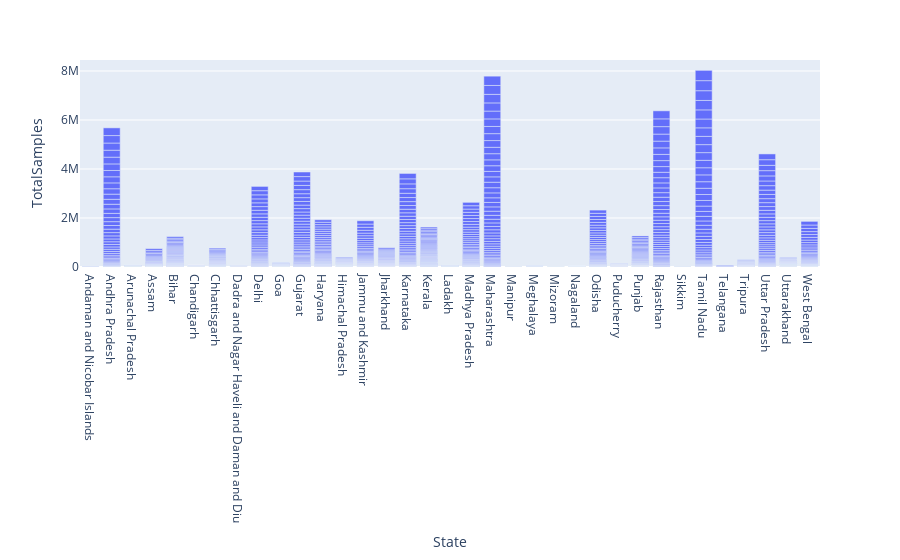

Notebook code cell kept with this figure:
### Code cell
px.bar(test,x= 'State', y= 'TotalSamples')

### Figure 1 — Plotly figure (JSON) as saved in the notebook; plotly's stock layout.template omitted (floating-point values rounded to 4 significant figures; data arrays with more than 128 entries replaced by an {"elided": "..."} marker saying what was removed)
{"data": [{"alignmentgroup": "True", "hovertemplate": "State=%{x}<br>TotalSamples=%{y}<extra></extra>", "legendgroup": "", "marker": {"color": "#636efa"}, "name": "", "offsetgroup": "", "orientation": "v", "showlegend": false, "textposition": "auto", "type": "bar", "x": {"elided": "1399 str values"}, "xaxis": "x", "y": {"elided": "1399 int values"}, "yaxis": "y"}], "layout": {"barmode": "relative", "legend": {"tracegroupgap": 0}, "margin": {"t": 60}, "xaxis": {"anchor": "y", "domain": [0, 1], "title": {"text": "State"}}, "yaxis": {"anchor": "x", "domain": [0, 1], "title": {"text": "TotalSamples"}}}}
